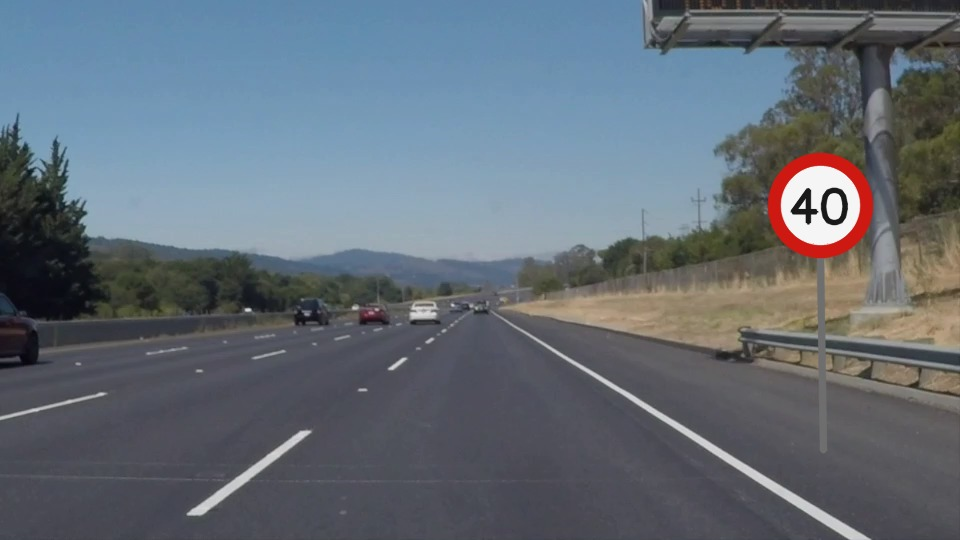
#> input picture exemplos_tp2/Aula_Formas_Keypoints_40_Independentes/dados/rua_01.jpg, 960 x 540 px
$ python 22_harris_k.py
#> lines starting #> are read from the running program, lines starting #| are printed output that depends on the picture; after the words box and inside, x2 and y2 are one past the last pixel; in counts of white or black regions, pixels touching at a corner belong together
"""
EXEMPLO 22 - Harris K

OBJETIVO DA AULA
Estudar a sensibilidade do coeficiente k de Harris.

COMO FUNCIONA, ETAPA POR ETAPA
O parâmetro k da função R=det(M)-k*trace(M)^2 define equilíbrio entre arestas e cantos; o código compara mapas. O programa é inteiramente autônomo: importa OpenCV e
NumPy, identifica a pasta onde se encontra, lê os arquivos da pasta dados,
executa as operações descritas abaixo e salva os resultados em sua própria
pasta sob saidas/. Nenhuma função é importada de outro arquivo Python.

POR QUE ISSO IMPORTA NA PERCEPÇÃO VEICULAR
É crucial não tratar toda textura de estrada como ponto estável para rastreamento. A câmera entrega intensidades de pixels; nenhuma dessas
rotinas, isoladamente, compreende semanticamente a cena ou garante
funcionamento sob qualquer iluminação, chuva ou oclusão.

COMO EXECUTAR
    python exemplos/22_harris_k.py

EXPERIMENTO PARA OS ALUNOS
Altere um parâmetro de cada vez, compare visualmente as imagens produzidas
e registre as medidas impressas no terminal. Compare também pelo menos duas
cenas. Não confunda número de detecções com acerto sem ter anotações de
referência validadas. Os arquivos são salvos automaticamente; não precisa
abrir janelas GUI, sendo adequado ao Google Colab.

CUIDADOS E LIMITAÇÕES
As fotografias de fundo são reais, mas os sinais circulares são sobrepostos
artificialmente para estudo. O vídeo de fluxo óptico é uma simulação criada
com transformação dos frames de uma cena real. O indicador de apoio do anel
é heurístico, NÃO uma confiança probabilística fornecida pelo OpenCV. A
velocidade estimada em pixels/frame NÃO representa, sem calibração e
profundidade, a velocidade real de um obstáculo em metros por segundo.
"""

import cv2
import numpy as np
import time
import csv
from pathlib import Path

# Cada programa contém integralmente as funções que usa: sem arquivo apoio.py.
BASE = Path(__file__).resolve().parent.parent
DADOS = BASE / 'dados'
SAIDA = BASE / 'saidas' / Path(__file__).stem
SAIDA.mkdir(parents=True, exist_ok=True)

def carregar(nome='rua_01.jpg'):
#> called with nome = 'rua_01.jpg'
    imagem = cv2.imread(str(DADOS / nome), cv2.IMREAD_COLOR)
#> imagem is the input picture: shape (540, 960, 3); mean B, G, R 118.3, 108.6, 99.3
    if imagem is None:
        raise FileNotFoundError(f'Imagem ausente: {DADOS / nome}')
    return imagem

def salvar(nome, imagem):
    destino = SAIDA / nome
    if not cv2.imwrite(str(destino), imagem):
        raise IOError(f'Não foi possível salvar {destino}')
    print('Imagem salva:', destino)
    return destino

def painel(imagens, nomes, arquivo='painel.jpg', colunas=3):
    # Redimensiona cada célula e cria o mosaico de forma legível sem GUI.
    largura, altura = 500, 300
    blocos = []
    for img, nome in zip(imagens, nomes):
        if img.ndim == 2: img = cv2.cvtColor(img, cv2.COLOR_GRAY2BGR)
        vis = cv2.resize(img, (largura, altura), interpolation=cv2.INTER_AREA)
        cv2.rectangle(vis, (0, 0), (largura, 32), (14, 25, 41), -1)
        cv2.putText(vis, nome[:54], (12, 23), cv2.FONT_HERSHEY_SIMPLEX,
                    .63, (245, 245, 245), 2, cv2.LINE_AA)
        blocos.append(vis)
    while len(blocos) % colunas:
        blocos.append(np.full((altura, largura, 3), 240, np.uint8))
    linhas = [np.hstack(blocos[i:i + colunas]) for i in range(0, len(blocos), colunas)]
    return salvar(arquivo, np.vstack(linhas))

# [140 lines left out: functions preparar_circulos, confianca_heuristica, detectar_circulos, desenhar_circulos, desenhar_linhas, detectar_harris and 5 more, not called in this run]

# ===== PROCEDIMENTO PRINCIPAL DO EXEMPLO =====
img=carregar();gray=np.float32(cv2.cvtColor(img,cv2.COLOR_BGR2GRAY));ims=[];labs=[]
#> after `gray = np.float32(cv2.cvtColor(img, cv2.COLOR_BGR2GRAY))`:
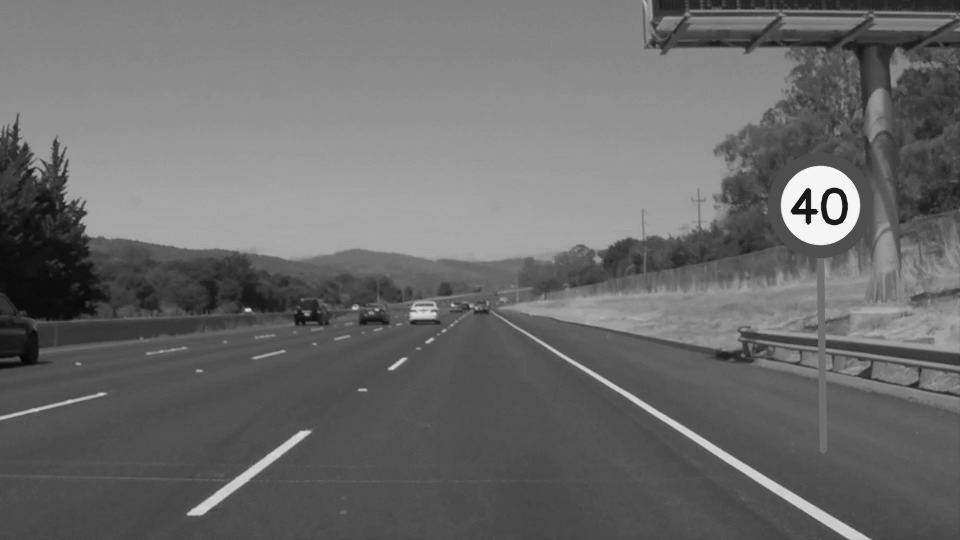
#> gray: shape (540, 960) float32; min 5, max 255, mean 106.9
for k in [.025,.04,.075]:
 r=cv2.cornerHarris(gray,2,3,k)
 z=cv2.normalize(r,None,0,255,cv2.NORM_MINMAX).astype(np.uint8)
 print('k=',k,'pico da resposta=',float(r.max()))
 ims.append(cv2.applyColorMap(z,cv2.COLORMAP_JET));labs.append(f'k={k}')
#> this loop made 3 passes
#| k= 0.025 pico da resposta= 239444176.0
#| k= 0.04 pico da resposta= 223138112.0
#| k= 0.075 pico da resposta= 185090656.0
#> after the loop, ims = 3 items; labs = ['k=0.025', 'k=0.04', 'k=0.075']
painel(ims,labs,colunas=3)
#> the loop in painel, `for img, nome in zip(imagens, nomes):` made 3 passes
#> nome on passes 1 to 3: 'k=0.025', 'k=0.04', 'k=0.075'
#> pass 1, in painel, `vis = cv2.resize(img, (largura, altura), interpolation=cv2.INTER_AREA)`:
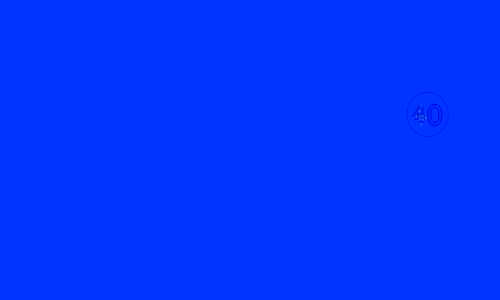
#> vis: shape (300, 500, 3); mean of channels 0, 1, 2 255, 51.9, 0; drawn as B, G, R
#> pass 2, in painel, `vis = cv2.resize(img, (largura, altura), interpolation=cv2.INTER_AREA)`:
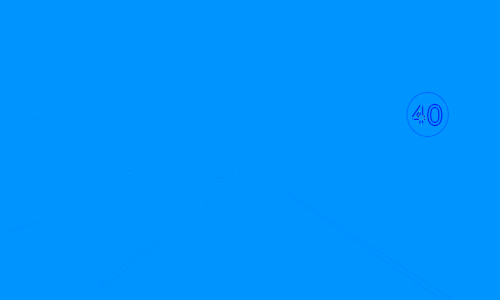
#> vis: shape (300, 500, 3); mean of channels 0, 1, 2 255, 147.8, 0; drawn as B, G, R
#> pass 3, in painel, `vis = cv2.resize(img, (largura, altura), interpolation=cv2.INTER_AREA)`:
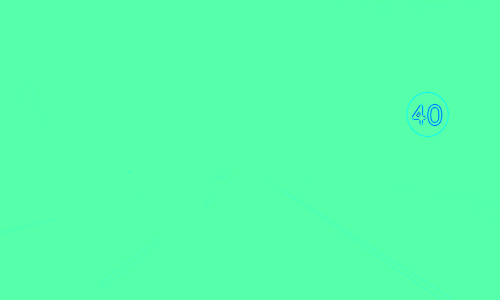
#> vis: shape (300, 500, 3); mean of channels 0, 1, 2 170.3, 254.9, 85.7; drawn as B, G, R
#> after the loop in painel, `for img, nome in zip(imagens, nomes):`:
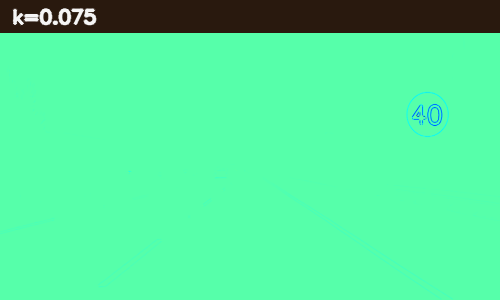
#> vis: shape (300, 500, 3); 11% of pixels changed, all inside (x1, y1, x2, y2) = (0, 0, 500, 33); drawn as B, G, R
#> after the loop in painel, `for img, nome in zip(imagens, nomes):`: blocos = 3 items
#> in painel, `linhas = [np.hstack(blocos[i:i + colunas]) for i in range(0, len(bloco..`: linhas = 1 item
#> in salvar, `if not cv2.imwrite(str(destino), imagem):`:
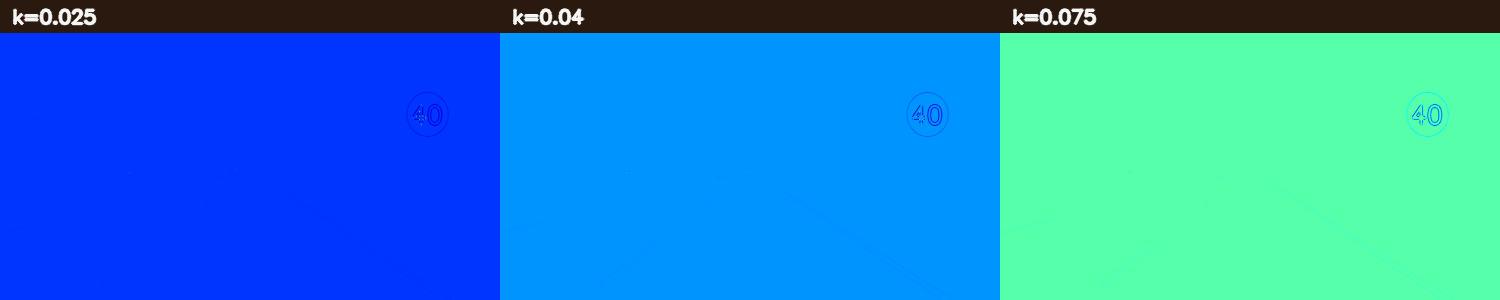
#> saved as painel.jpg: shape (300, 1500, 3); mean B, G, R 204.4, 138.6, 30.9

$ run again, with exemplos_tp2/Aula_Formas_Keypoints_40_Independentes/dados/rua_02.jpg copied over exemplos_tp2/Aula_Formas_Keypoints_40_Independentes/dados/rua_01.jpg
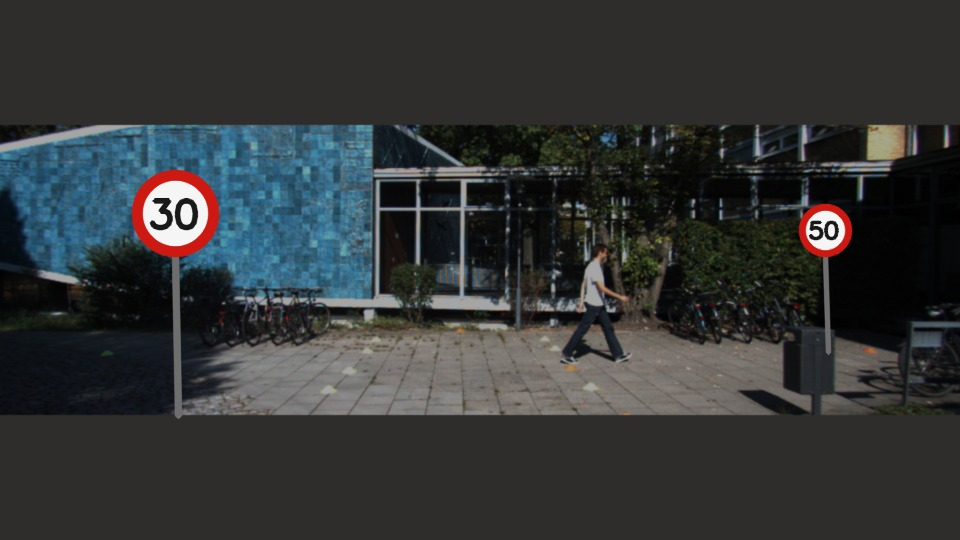
#> input picture exemplos_tp2/Aula_Formas_Keypoints_40_Independentes/dados/rua_02.jpg, 960 x 540 px
#> in carregar, imagem is the input picture: shape (540, 960, 3); mean B, G, R 54.5, 54.2, 51.5
#> the loop `for k in [.025,.04,.075]:` made 3 passes
#| k= 0.025 pico da resposta= 228338336.0
#| k= 0.04 pico da resposta= 210159712.0
#| k= 0.075 pico da resposta= 167742928.0
#> after the loop `for k in [.025,.04,.075]:`: ims = 3 items; labs = ['k=0.025', 'k=0.04', 'k=0.075']
#> the loop in painel, `for img, nome in zip(imagens, nomes):` made 3 passes
#> nome on passes 1 to 3: 'k=0.025', 'k=0.04', 'k=0.075'
#> after the loop in painel, `for img, nome in zip(imagens, nomes):`:
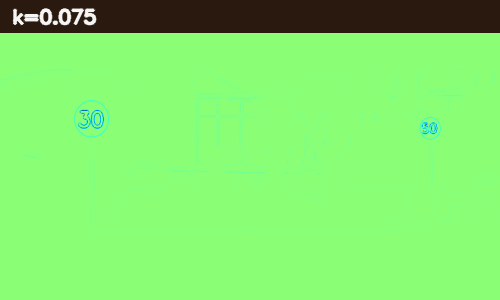
#> vis: shape (300, 500, 3); mean of channels 0, 1, 2 108.3, 230.6, 127.6; drawn as B, G, R
#> after the loop in painel, `for img, nome in zip(imagens, nomes):`: blocos = 3 items
#> linhas = 1 item
#> in salvar, `if not cv2.imwrite(str(destino), imagem):`:
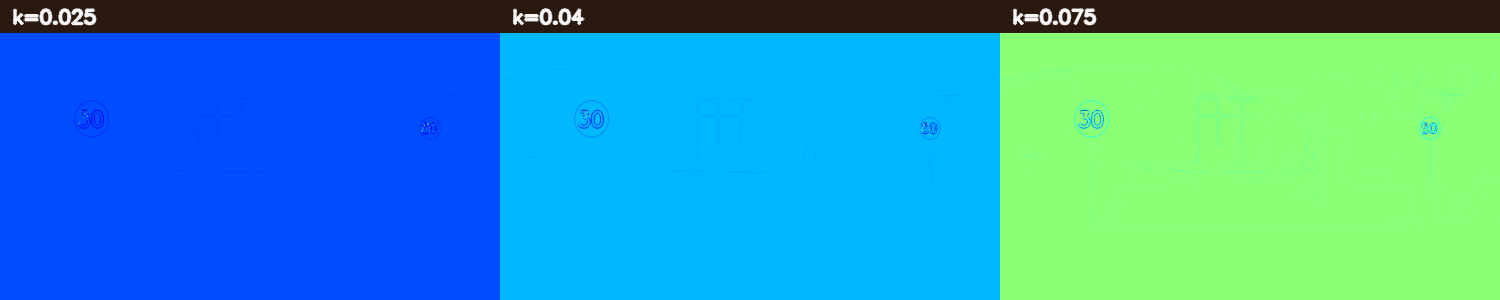
#> saved as painel.jpg: shape (300, 1500, 3); mean B, G, R 189.1, 156.3, 46.2
